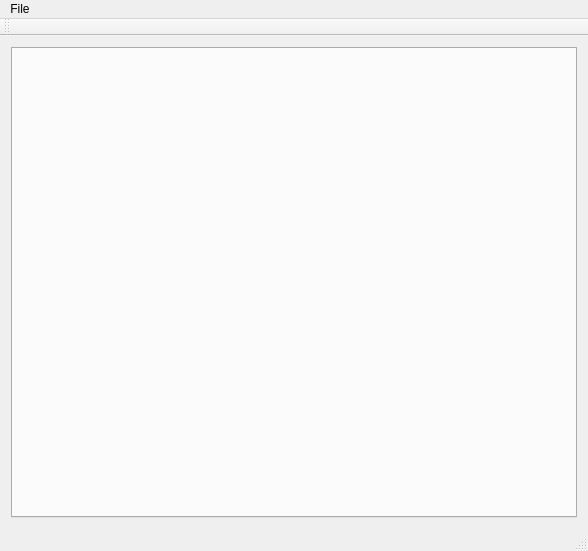
<?xml version="1.0" encoding="UTF-8"?>
<ui version="4.0">
 <class>MainWindowClass</class>
 <widget class="QMainWindow" name="MainWindowClass">
  <property name="geometry">
   <rect>
    <x>0</x>
    <y>0</y>
    <width>588</width>
    <height>551</height>
   </rect>
  </property>
  <property name="windowTitle">
   <string>Hospital manager</string>
  </property>
  <widget class="QWidget" name="centralWidget">
   <property name="maximumSize">
    <size>
     <width>687</width>
     <height>498</height>
    </size>
   </property>
   <layout class="QVBoxLayout" name="verticalLayout">
    <item>
     <widget class="QTabWidget" name="tabWidget">
      <property name="enabled">
       <bool>true</bool>
      </property>
      <property name="sizePolicy">
       <sizepolicy hsizetype="Expanding" vsizetype="Expanding">
        <horstretch>2</horstretch>
        <verstretch>2</verstretch>
       </sizepolicy>
      </property>
      <property name="minimumSize">
       <size>
        <width>560</width>
        <height>320</height>
       </size>
      </property>
      <property name="sizeIncrement">
       <size>
        <width>0</width>
        <height>0</height>
       </size>
      </property>
      <property name="currentIndex">
       <number>-1</number>
      </property>
      <property name="tabsClosable">
       <bool>true</bool>
      </property>
     </widget>
    </item>
   </layout>
  </widget>
  <widget class="QMenuBar" name="menuBar">
   <property name="geometry">
    <rect>
     <x>0</x>
     <y>0</y>
     <width>588</width>
     <height>21</height>
    </rect>
   </property>
   <widget class="QMenu" name="menuFile">
    <property name="title">
     <string>File</string>
    </property>
    <addaction name="actionLoad_database"/>
    <addaction name="separator"/>
    <addaction name="actionOpen_doctors"/>
    <addaction name="actionOpen_patients"/>
    <addaction name="actionOpen_directions"/>
    <addaction name="separator"/>
    <addaction name="actionExit"/>
   </widget>
   <addaction name="menuFile"/>
  </widget>
  <widget class="QToolBar" name="mainToolBar">
   <attribute name="toolBarArea">
    <enum>TopToolBarArea</enum>
   </attribute>
   <attribute name="toolBarBreak">
    <bool>false</bool>
   </attribute>
  </widget>
  <widget class="QStatusBar" name="statusBar"/>
  <action name="actionOpen_doctors">
   <property name="text">
    <string>Open doctors</string>
   </property>
  </action>
  <action name="actionOpen_patients">
   <property name="text">
    <string>Open patients</string>
   </property>
  </action>
  <action name="actionOpen_directions">
   <property name="text">
    <string>Open directions</string>
   </property>
  </action>
  <action name="actionExit">
   <property name="text">
    <string>Exit</string>
   </property>
  </action>
  <action name="actionLoad_database">
   <property name="text">
    <string>Load database</string>
   </property>
  </action>
 </widget>
 <layoutdefault spacing="6" margin="11"/>
 <resources>
  <include location="mainwindow.qrc"/>
 </resources>
 <connections/>
</ui>
